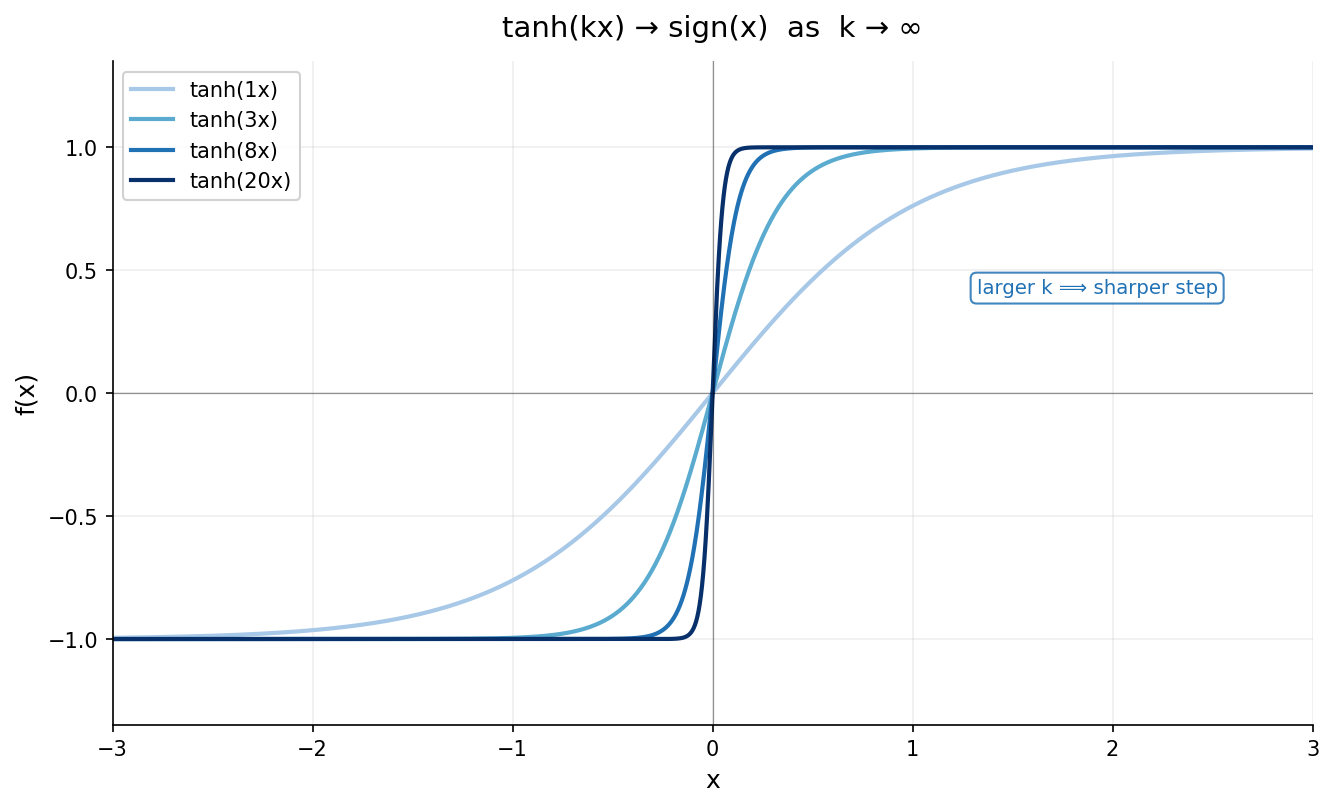

The Python source for this figure:
"""
Shows tanh(k·x) as an approximation of the sign function for increasing k.
"""

import numpy as np
import matplotlib.pyplot as plt

x = np.linspace(-3, 3, 2000)

ks = [1, 3, 8, 20]
colors = ["#a8c8e8", "#5aabcf", "#2171b5", "#08306b"]

fig, ax = plt.subplots(figsize=(9, 5.5))

# tanh(k·x) curves
for k, color in zip(ks, colors):
    ax.plot(x, np.tanh(k * x), color=color, lw=2, label=f"tanh({k}x)")


ax.axhline(0, color="black", lw=0.6, alpha=0.4)
ax.axvline(0, color="black", lw=0.6, alpha=0.4)

ax.set_xlim(-3, 3)
ax.set_ylim(-1.35, 1.35)
ax.set_xlabel("x", fontsize=12)
ax.set_ylabel("f(x)", fontsize=12)
ax.set_title("tanh(kx) → sign(x)  as  k → ∞", fontsize=14, pad=12)

ax.legend(loc="upper left", fontsize=10, framealpha=0.9)

ax.annotate(
    "larger k ⟹ sharper step",
    xy=(0.72, 0.65),
    xycoords="axes fraction",
    fontsize=9.5,
    color="#2171b5",
    bbox=dict(boxstyle="round,pad=0.3", facecolor="white", edgecolor="#2171b5", alpha=0.85),
)

ax.spines["top"].set_visible(False)
ax.spines["right"].set_visible(False)
ax.grid(True, alpha=0.2)

plt.tight_layout()
plt.savefig("tests/tanh_sign_diagram.png", dpi=150, bbox_inches="tight")
plt.show()
print("Saved: tests/tanh_sign_diagram.png")
